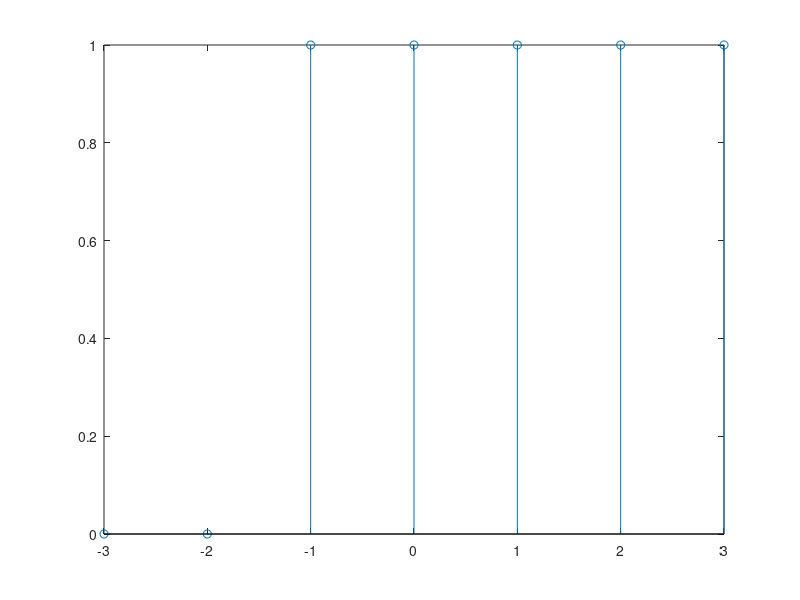

The MATLAB source for this figure:
% entering the starting point and the limits
n0 = -1; n1 = -3; n2 = 3;
n = [n1: n2]; % generating the index n
% the following will generate the step signal desired
x = [(n - n0) >= 0];
stem (n, x);
